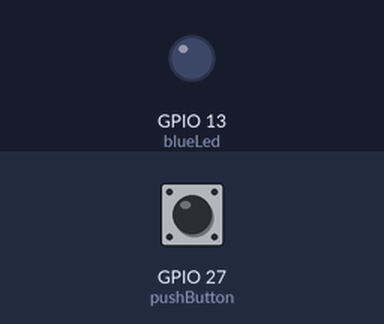
Bench run of a sketch on a simulated ESP32. Parts: output pins drawn as LEDs (lit = HIGH). The inputs (shaded band) are chosen by the test bench; at power-on: GPIO 27 (pushButton) HIGH.

Above: at 2.5 s.
At 5.5 s:
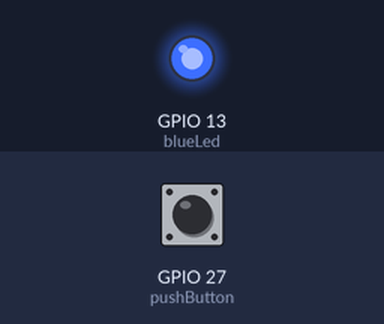
Timing chart, 0 to 6.5 s (numbered marks = the images above):
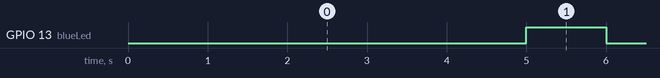

The sketch:

Timer_External_Interrupts.ino
```cpp
#define timeBlueLedOn 1
#define timeAlarmPeriod 5

// Input-Output variables
const int blueLed = 13;
const int pushButton = 27;

// Control variables
volatile bool ledControl = false;

//Time variables
unsigned long timeNow = 0;
volatile unsigned long lastTrigger = 0;

//Interrupts shared variables
volatile boolean invoked_isr_blueled = false;

//Timer alarm pointers
hw_timer_t * ledTimer = NULL;

//portMUX_TYPE Controls
portMUX_TYPE bpMux = portMUX_INITIALIZER_UNLOCKED;
portMUX_TYPE ledTimerMux = portMUX_INITIALIZER_UNLOCKED;

void IRAM_ATTR turn_on_blueled(){
  portENTER_CRITICAL_ISR(&bpMux);
  invoked_isr_blueled = true;
  ledControl = true;
  lastTrigger = millis();
  portEXIT_CRITICAL_ISR(&bpMux);
}

void setup() {
  pinMode(pushButton, INPUT_PULLUP);
  attachInterrupt(digitalPinToInterrupt(pushButton),turn_on_blueled,RISING);
  pinMode(blueLed, OUTPUT);
  digitalWrite(blueLed, LOW);

  //Set an alarm timer to invoke turn_on_blueled every timeAlarmPeriod
  ledTimer = timerBegin(0,80,true);
  timerAttachInterrupt(ledTimer,&turn_on_blueled,true);
  timerAlarmWrite(ledTimer,timeAlarmPeriod * 1000000,true);
  timerAlarmEnable(ledTimer);

}

void loop() {
  timeNow = millis();

  //Turn-on blueLed if ISR is invoked either by push-button or timer alarm
  if(invoked_isr_blueled && ledControl){
    digitalWrite(blueLed, ledControl);
    ledControl = false;
  }

  //Turn-off blueLed after "timeBlueLedOn" elapsed
  if(invoked_isr_blueled && (timeNow - lastTrigger > (timeBlueLedOn*1000))){
    digitalWrite(blueLed,ledControl);
    invoked_isr_blueled = false;
  }

}
```

Measured:
- by itself, GPIO 13 (blueLed): alternates HIGH for 1.0 s and LOW for 4.0 s
